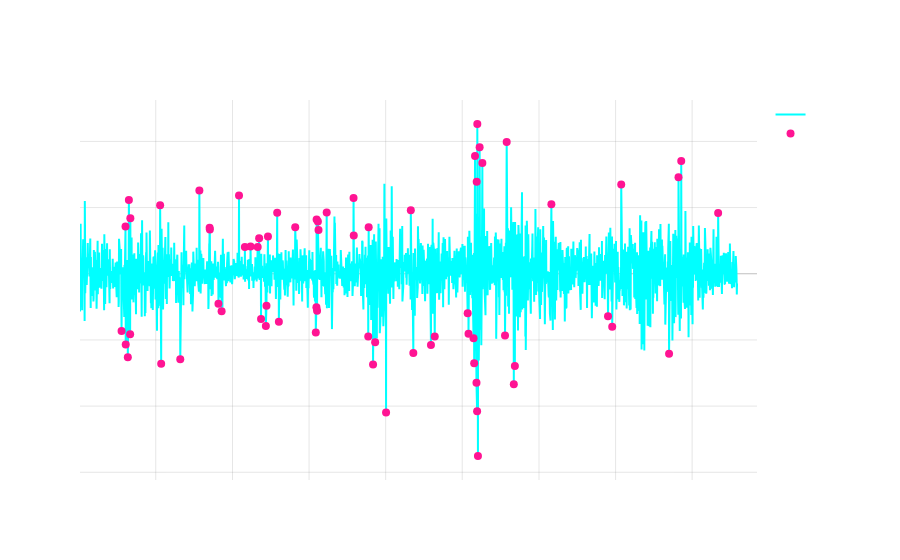

This figure's notebook cell:
### Code cell
# Detect outlier using MAD

outlier.visualize_outliers(train_set, "close_log_return", method=outlier.detect_outliers_mad, threshold=3, window_size = 63)
